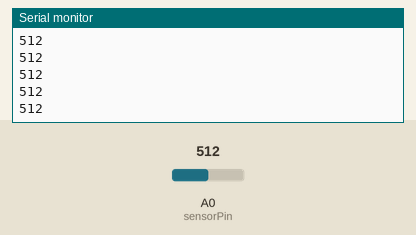
The sketch below on a simulated Arduino Uno, built with avr-gcc and run on an emulated ATmega328P. Parts: the last lines printed to the serial monitor. The inputs (shaded band) are chosen by the test bench; at power-on: A0 (sensorPin) = 512.

Above: at 1.2 s.
1.3 s: A0 (sensorPin) set to 716
At 1.31 s:
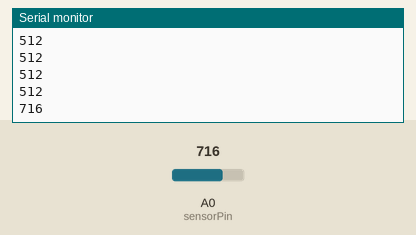
2.8 s: A0 (sensorPin) set to 900
At 2.81 s:
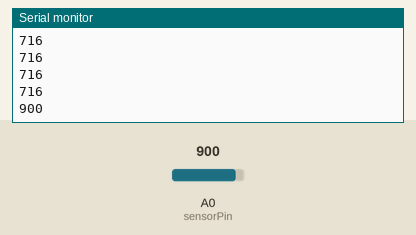
Timing chart, 0 to 5.8 s (numbered marks = the images above; inputs shaded):
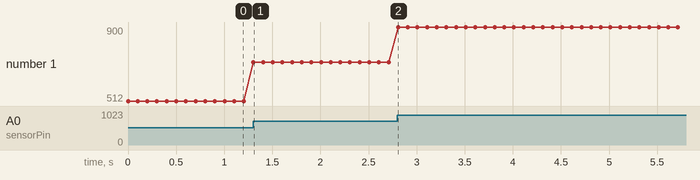

The sketch:

03-moisture.ino
```cpp
/*
  The Arduino code is designed to measure soil moisture using a soil moisture sensor
  connected to analog pin A0. The sensor's readings are sent to the Serial Monitor
  and are updated every 100 milliseconds.

  Board: Arduino Uno R4
  Component: Soil moisture sensor
*/

const int sensorPin = A0;  // Define the analog pin for reading the soil moisture sensor

// Initialize Serial communication for debugging and data visualization
void setup() {
  Serial.begin(9600);  // Set the baud rate to 9600 for the Serial Monitor
}

// Main loop where the program runs
void loop() {
  int sensorValue = analogRead(sensorPin);  // Read the sensor value from the defined analog pin
  Serial.println(sensorValue);              // Print the sensor value to the Serial Monitor
  delay(100);                                // Wait for 10 milliseconds before the next iteration
}
```

Measured:
- after the input at 1.3 s, the serial monitor: prints a new line at once (image 1)
- after the input at 2.8 s, the serial monitor: prints a new line at once (image 2)
- plotted number 1: 512 → 716 after the input at 1.3 s, 716 → 900 after the input at 2.8 s
